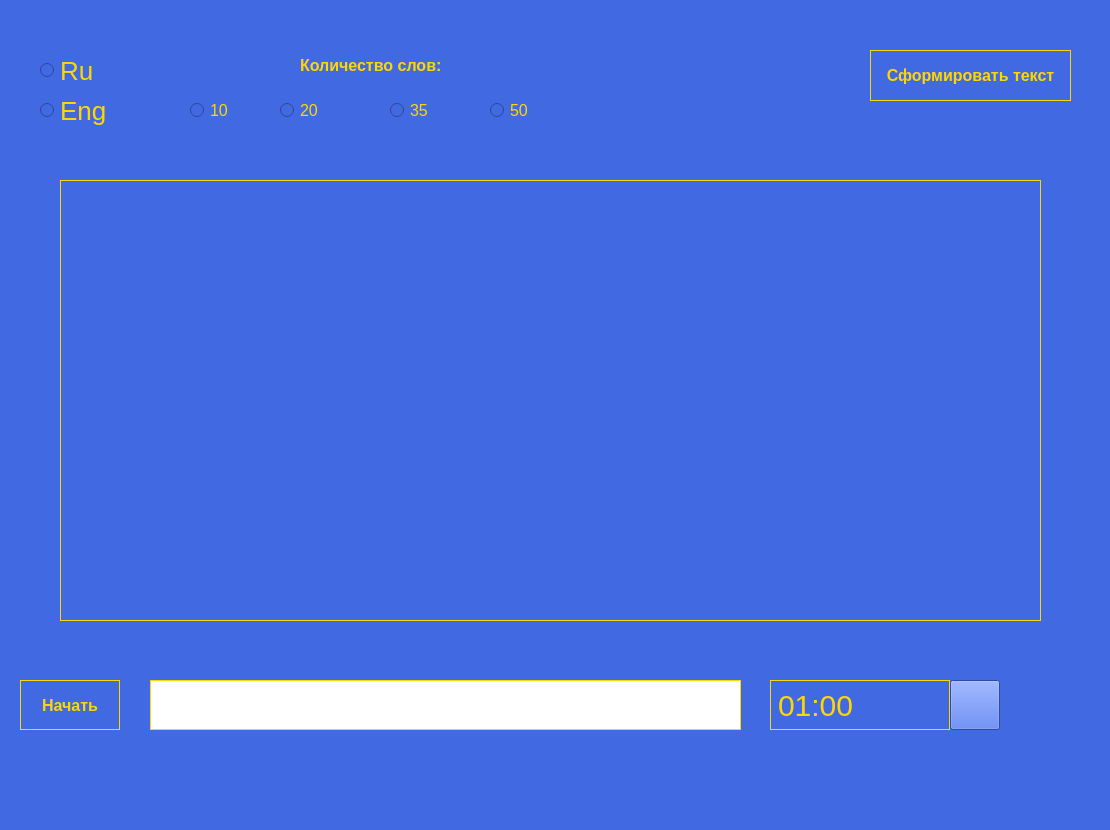
<?xml version="1.0" encoding="UTF-8"?>
<ui version="4.0">
 <class>MainWindow</class>
 <widget class="QMainWindow" name="MainWindow">
  <property name="geometry">
   <rect>
    <x>0</x>
    <y>0</y>
    <width>1110</width>
    <height>830</height>
   </rect>
  </property>
  <property name="minimumSize">
   <size>
    <width>1110</width>
    <height>830</height>
   </size>
  </property>
  <property name="maximumSize">
   <size>
    <width>1110</width>
    <height>830</height>
   </size>
  </property>
  <property name="windowTitle">
   <string>MainWindow</string>
  </property>
  <property name="styleSheet">
   <string notr="true">background: #4169E1;</string>
  </property>
  <widget class="QWidget" name="centralwidget">
   <widget class="QRadioButton" name="radioButton">
    <property name="geometry">
     <rect>
      <x>40</x>
      <y>50</y>
      <width>141</width>
      <height>41</height>
     </rect>
    </property>
    <property name="styleSheet">
     <string notr="true">font-size: 26px; color: #FFD700;</string>
    </property>
    <property name="text">
     <string>Ru</string>
    </property>
    <attribute name="buttonGroup">
     <string notr="true">language_group</string>
    </attribute>
   </widget>
   <widget class="QRadioButton" name="radioButton_2">
    <property name="geometry">
     <rect>
      <x>40</x>
      <y>90</y>
      <width>141</width>
      <height>41</height>
     </rect>
    </property>
    <property name="styleSheet">
     <string notr="true">font-size: 26px; color: #FFD700;</string>
    </property>
    <property name="text">
     <string>Eng</string>
    </property>
    <attribute name="buttonGroup">
     <string notr="true">language_group</string>
    </attribute>
   </widget>
   <widget class="QPushButton" name="form_text_button">
    <property name="geometry">
     <rect>
      <x>870</x>
      <y>50</y>
      <width>201</width>
      <height>51</height>
     </rect>
    </property>
    <property name="styleSheet">
     <string notr="true">QPushButton {
    border: 1px solid gold;
    background: none;
    color: gold;
	font-size: 16px;
	font-family: 'gilroy';
	font-weight: 900;
}
QPushButton:hover {
    background: gold;
    color: white;
} </string>
    </property>
    <property name="text">
     <string>Сформировать текст</string>
    </property>
   </widget>
   <widget class="QLabel" name="label">
    <property name="geometry">
     <rect>
      <x>300</x>
      <y>50</y>
      <width>161</width>
      <height>31</height>
     </rect>
    </property>
    <property name="styleSheet">
     <string notr="true">color: gold;
font-size: 16px; font-weight: 900;</string>
    </property>
    <property name="text">
     <string>Количество слов:</string>
    </property>
   </widget>
   <widget class="QRadioButton" name="radioButton_3">
    <property name="geometry">
     <rect>
      <x>190</x>
      <y>100</y>
      <width>95</width>
      <height>20</height>
     </rect>
    </property>
    <property name="styleSheet">
     <string notr="true">font-size: 16px; color: gold;</string>
    </property>
    <property name="text">
     <string>10</string>
    </property>
    <attribute name="buttonGroup">
     <string notr="true">count_group</string>
    </attribute>
   </widget>
   <widget class="QRadioButton" name="radioButton_4">
    <property name="geometry">
     <rect>
      <x>490</x>
      <y>100</y>
      <width>95</width>
      <height>20</height>
     </rect>
    </property>
    <property name="styleSheet">
     <string notr="true">font-size: 16px; color: gold;</string>
    </property>
    <property name="text">
     <string>50</string>
    </property>
    <attribute name="buttonGroup">
     <string notr="true">count_group</string>
    </attribute>
   </widget>
   <widget class="QRadioButton" name="radioButton_5">
    <property name="geometry">
     <rect>
      <x>390</x>
      <y>100</y>
      <width>95</width>
      <height>20</height>
     </rect>
    </property>
    <property name="styleSheet">
     <string notr="true">font-size: 16px; color: gold;</string>
    </property>
    <property name="text">
     <string>35</string>
    </property>
    <attribute name="buttonGroup">
     <string notr="true">count_group</string>
    </attribute>
   </widget>
   <widget class="QRadioButton" name="radioButton_6">
    <property name="geometry">
     <rect>
      <x>280</x>
      <y>100</y>
      <width>95</width>
      <height>20</height>
     </rect>
    </property>
    <property name="styleSheet">
     <string notr="true">font-size: 16px; color: gold;</string>
    </property>
    <property name="text">
     <string>20</string>
    </property>
    <attribute name="buttonGroup">
     <string notr="true">count_group</string>
    </attribute>
   </widget>
   <widget class="QLabel" name="timer_label">
    <property name="geometry">
     <rect>
      <x>770</x>
      <y>680</y>
      <width>180</width>
      <height>50</height>
     </rect>
    </property>
    <property name="styleSheet">
     <string notr="true">font-size: 30px; border:  1px solid gold; color: gold;</string>
    </property>
    <property name="text">
     <string>01:00</string>
    </property>
   </widget>
   <widget class="QLabel" name="error_label">
    <property name="geometry">
     <rect>
      <x>870</x>
      <y>110</y>
      <width>201</width>
      <height>16</height>
     </rect>
    </property>
    <property name="styleSheet">
     <string notr="true">color: gold; font-weight: bold; font-size: 14px;</string>
    </property>
    <property name="text">
     <string/>
    </property>
   </widget>
   <widget class="QTextEdit" name="text_field">
    <property name="geometry">
     <rect>
      <x>60</x>
      <y>180</y>
      <width>981</width>
      <height>441</height>
     </rect>
    </property>
    <property name="styleSheet">
     <string notr="true">color: gold; font-size: 28px; border: 1px solid gold;</string>
    </property>
   </widget>
   <widget class="QPushButton" name="start_button">
    <property name="geometry">
     <rect>
      <x>20</x>
      <y>680</y>
      <width>100</width>
      <height>50</height>
     </rect>
    </property>
    <property name="styleSheet">
     <string notr="true">QPushButton {
    border: 1px solid gold;
    background: none;
    color: gold;
	font-size: 16px;
	font-family: 'gilroy';
	font-weight: 900;
}
QPushButton:hover {
    background: gold;
    color: white;
} </string>
    </property>
    <property name="text">
     <string>Начать</string>
    </property>
   </widget>
   <widget class="QPushButton" name="button_reset">
    <property name="geometry">
     <rect>
      <x>950</x>
      <y>680</y>
      <width>50</width>
      <height>50</height>
     </rect>
    </property>
    <property name="styleSheet">
     <string notr="true">QPushButton{
	color: gold;
	font-weight: 900;
}

QPushButtpon: hover{
	color: white;
}</string>
    </property>
    <property name="text">
     <string/>
    </property>
   </widget>
   <widget class="QTextEdit" name="area_for_typing">
    <property name="geometry">
     <rect>
      <x>150</x>
      <y>680</y>
      <width>591</width>
      <height>50</height>
     </rect>
    </property>
    <property name="styleSheet">
     <string notr="true">background: white;
border: 1px solid gold;
font-size: 30px; 
font-weight: 900;</string>
    </property>
   </widget>
  </widget>
  <widget class="QStatusBar" name="statusbar"/>
 </widget>
 <resources/>
 <connections/>
 <buttongroups>
  <buttongroup name="count_group"/>
  <buttongroup name="language_group"/>
 </buttongroups>
</ui>
